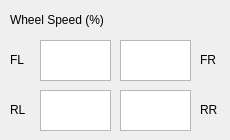
<?xml version="1.0" encoding="UTF-8"?>
<ui version="4.0">
 <class>WheelSpeed</class>
 <widget class="QWidget" name="WheelSpeed">
  <property name="geometry">
   <rect>
    <x>0</x>
    <y>0</y>
    <width>230</width>
    <height>140</height>
   </rect>
  </property>
  <property name="sizePolicy">
   <sizepolicy hsizetype="Fixed" vsizetype="Fixed">
    <horstretch>0</horstretch>
    <verstretch>0</verstretch>
   </sizepolicy>
  </property>
  <property name="minimumSize">
   <size>
    <width>230</width>
    <height>140</height>
   </size>
  </property>
  <property name="maximumSize">
   <size>
    <width>300</width>
    <height>140</height>
   </size>
  </property>
  <property name="baseSize">
   <size>
    <width>0</width>
    <height>0</height>
   </size>
  </property>
  <property name="windowTitle">
   <string>Wheel Speed</string>
  </property>
  <widget class="QPlainTextEdit" name="txtFL">
   <property name="geometry">
    <rect>
     <x>40</x>
     <y>40</y>
     <width>71</width>
     <height>41</height>
    </rect>
   </property>
   <property name="cursor" stdset="0">
    <cursorShape>ForbiddenCursor</cursorShape>
   </property>
   <property name="readOnly">
    <bool>true</bool>
   </property>
  </widget>
  <widget class="QLabel" name="lblWheelSpeed">
   <property name="geometry">
    <rect>
     <x>10</x>
     <y>10</y>
     <width>171</width>
     <height>20</height>
    </rect>
   </property>
   <property name="text">
    <string>Wheel Speed (%)</string>
   </property>
  </widget>
  <widget class="QLabel" name="lblFR">
   <property name="geometry">
    <rect>
     <x>200</x>
     <y>50</y>
     <width>21</width>
     <height>20</height>
    </rect>
   </property>
   <property name="text">
    <string>FR</string>
   </property>
  </widget>
  <widget class="QPlainTextEdit" name="txtFR">
   <property name="geometry">
    <rect>
     <x>120</x>
     <y>40</y>
     <width>71</width>
     <height>41</height>
    </rect>
   </property>
   <property name="cursor" stdset="0">
    <cursorShape>ForbiddenCursor</cursorShape>
   </property>
   <property name="readOnly">
    <bool>true</bool>
   </property>
  </widget>
  <widget class="QLabel" name="lblFL">
   <property name="geometry">
    <rect>
     <x>10</x>
     <y>50</y>
     <width>16</width>
     <height>20</height>
    </rect>
   </property>
   <property name="text">
    <string>FL</string>
   </property>
  </widget>
  <widget class="QLabel" name="lblRR">
   <property name="geometry">
    <rect>
     <x>200</x>
     <y>100</y>
     <width>21</width>
     <height>20</height>
    </rect>
   </property>
   <property name="text">
    <string>RR</string>
   </property>
  </widget>
  <widget class="QLabel" name="lblRL">
   <property name="geometry">
    <rect>
     <x>10</x>
     <y>100</y>
     <width>16</width>
     <height>20</height>
    </rect>
   </property>
   <property name="text">
    <string>RL</string>
   </property>
  </widget>
  <widget class="QPlainTextEdit" name="txtRL">
   <property name="geometry">
    <rect>
     <x>40</x>
     <y>90</y>
     <width>71</width>
     <height>41</height>
    </rect>
   </property>
   <property name="cursor" stdset="0">
    <cursorShape>ForbiddenCursor</cursorShape>
   </property>
   <property name="readOnly">
    <bool>true</bool>
   </property>
  </widget>
  <widget class="QPlainTextEdit" name="txtRR">
   <property name="geometry">
    <rect>
     <x>120</x>
     <y>90</y>
     <width>71</width>
     <height>41</height>
    </rect>
   </property>
   <property name="cursor" stdset="0">
    <cursorShape>ForbiddenCursor</cursorShape>
   </property>
   <property name="readOnly">
    <bool>true</bool>
   </property>
  </widget>
 </widget>
 <resources/>
 <connections/>
</ui>
